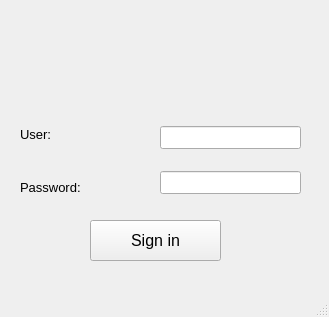
<?xml version="1.0" encoding="UTF-8"?>
<ui version="4.0">
 <class>LoginWindow</class>
 <widget class="QMainWindow" name="LoginWindow">
  <property name="geometry">
   <rect>
    <x>0</x>
    <y>0</y>
    <width>329</width>
    <height>317</height>
   </rect>
  </property>
  <property name="windowTitle">
   <string>MainWindow</string>
  </property>
  <widget class="QWidget" name="centralwidget">
   <widget class="QPushButton" name="signIn_button">
    <property name="geometry">
     <rect>
      <x>90</x>
      <y>220</y>
      <width>131</width>
      <height>41</height>
     </rect>
    </property>
    <property name="font">
     <font>
      <pointsize>12</pointsize>
     </font>
    </property>
    <property name="text">
     <string>Sign in</string>
    </property>
    <property name="autoDefault">
     <bool>false</bool>
    </property>
    <property name="default">
     <bool>false</bool>
    </property>
    <property name="flat">
     <bool>false</bool>
    </property>
   </widget>
   <widget class="QLabel" name="logo">
    <property name="geometry">
     <rect>
      <x>110</x>
      <y>10</y>
      <width>91</width>
      <height>91</height>
     </rect>
    </property>
    <property name="text">
     <string/>
    </property>
    <property name="pixmap">
     <pixmap>resources/logotype.png</pixmap>
    </property>
    <property name="scaledContents">
     <bool>true</bool>
    </property>
   </widget>
   <widget class="QWidget" name="verticalLayoutWidget">
    <property name="geometry">
     <rect>
      <x>160</x>
      <y>110</y>
      <width>141</width>
      <height>101</height>
     </rect>
    </property>
    <layout class="QVBoxLayout" name="edits_layout">
     <item>
      <widget class="QLineEdit" name="user_edit">
       <property name="font">
        <font>
         <pointsize>10</pointsize>
        </font>
       </property>
       <property name="echoMode">
        <enum>QLineEdit::Password</enum>
       </property>
      </widget>
     </item>
     <item>
      <widget class="QLineEdit" name="password_edit">
       <property name="font">
        <font>
         <pointsize>10</pointsize>
        </font>
       </property>
      </widget>
     </item>
    </layout>
   </widget>
   <widget class="QWidget" name="verticalLayoutWidget_2">
    <property name="geometry">
     <rect>
      <x>20</x>
      <y>110</y>
      <width>141</width>
      <height>101</height>
     </rect>
    </property>
    <layout class="QVBoxLayout" name="label_layout">
     <item>
      <widget class="QLabel" name="user_label">
       <property name="font">
        <font>
         <pointsize>10</pointsize>
        </font>
       </property>
       <property name="text">
        <string>User:</string>
       </property>
      </widget>
     </item>
     <item>
      <widget class="QLabel" name="password_label">
       <property name="font">
        <font>
         <pointsize>10</pointsize>
        </font>
       </property>
       <property name="text">
        <string>Password:</string>
       </property>
      </widget>
     </item>
    </layout>
   </widget>
  </widget>
  <widget class="QMenuBar" name="menubar">
   <property name="geometry">
    <rect>
     <x>0</x>
     <y>0</y>
     <width>329</width>
     <height>26</height>
    </rect>
   </property>
  </widget>
  <widget class="QStatusBar" name="statusbar"/>
 </widget>
 <resources/>
 <connections/>
</ui>
